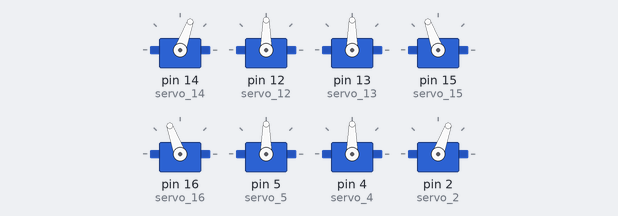
This sketch was run on a simulated Arduino Uno, built with avr-gcc and run on an emulated ATmega328P. Shown: 8 × servo.

Above: at 0.05 s.
At 1.6 s:
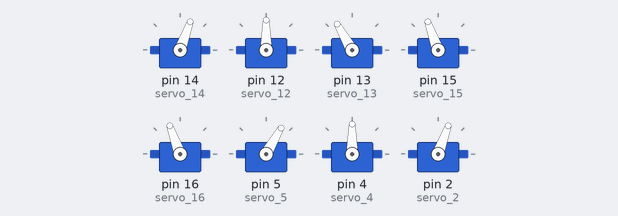
At 3.2 s:
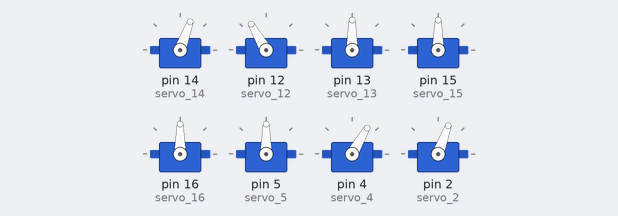
At 6.4 s:
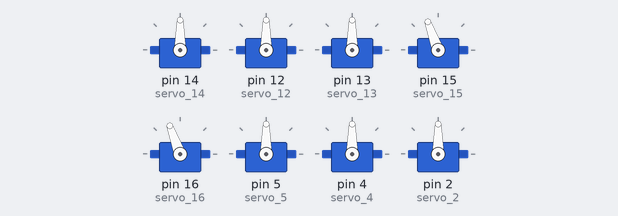
At 9.4 s:
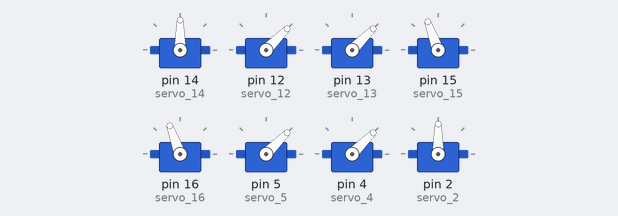
At 12.8 s:
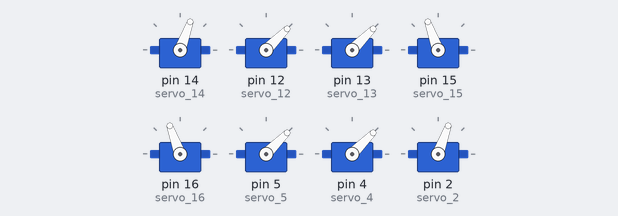
Timing chart, 0 to 16.9 s (numbered marks = the images above):
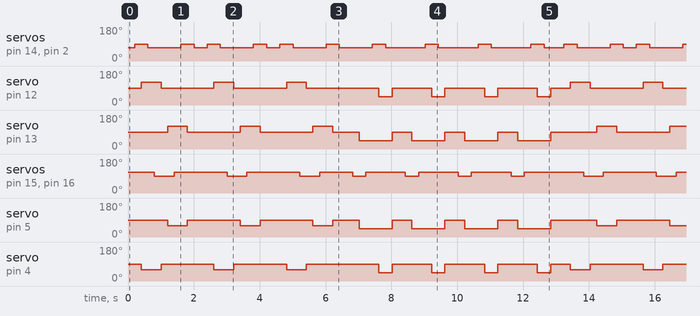

Measured:
- by itself, servo on pin 5 (servo_5): repeats every 13.0 s: 2 × (90° 1.6 s, 60° 0.60 s), 90° 0.80 s, 3 × (45° 1.0 s, 90° 0.60 s), 45° 1.0 s, 90° 1.4 s, 60° 0.60 s
- by itself, servo on pin 4 (servo_4): repeats every 13.0 s: 2 × (90° 1.6 s, 60° 0.60 s), 90° 2.2 s, 3 × (45° 0.40 s, 90° 1.2 s), 45° 0.40 s, 90° 0.60 s, 60° 0.60 s

The sketch:

5.3expand2.ino
```cpp
#include <Servo.h>
Servo servo_14;//Upper right [paw]
Servo servo_12;//Upper right [arm]
Servo servo_13;//Lower right [arm]
Servo servo_15;//Lower right [paw]
Servo servo_16;//Upper left [paw]
Servo servo_5;//Upper left [arm]
Servo servo_4;//Lower left [arm]
Servo servo_2;//Lower left [paw]


//Creates an array of action decompositions for moving forward
int array2[11][9] = { //There are 11 arrays with 9 columns
//G14  G12  G13  G15  G16  G5  G4  G2  MS （The latter is uniformly sorted according to this pin）
 {70, 90, 90, 110, 110, 90, 90, 70, 200},//Ready for standby
 {90, 90, 90, 110, 110, 90, 90, 90, 200},//Right upper paw and left lower paw are raised
 {90, 120, 90, 110, 110, 90, 60, 90, 200},//Right upper arm and left lower arm forward
 {70, 120, 90, 110, 110, 90, 60, 70, 200},//Right upper paw and left lower paw drop
 {70, 120, 90, 90, 90, 90, 60, 70, 200},//The left upper paw and right lower paw are raised
 {70, 90, 90, 90, 90, 90, 90, 70, 200},//Right upper arm and left lower arm back
 {70, 90, 120,90, 90, 60, 90, 70, 200},//Left upper arm and right lower arm forward
 {70, 90, 120,110, 110, 60, 90, 70, 200},//Left upper paw and right lower paw drop
 {90, 90, 120,110, 110, 60, 90, 90, 200},//Right upper paw and left lower paw are raised
 {90, 90, 90, 110, 110, 90, 90, 90, 200},//The upper left arm and lower right arm back
 {70, 90, 90, 110, 110, 90, 90, 70, 200},//Right upper paw and left lower paw drop
};


//Create an array of turns to the left. By default, the robot rotates 22.5 degrees
int array6[8][9] = {
//G14  G12  G13  G15  G16  G5  G4  G2  MS
{70, 90, 90, 110, 110, 90, 90, 70, 200},//Ready for standby
{90, 90, 90, 110, 110, 90, 90, 90, 200},//Right upper paw and left lower paw are raised
{90, 135, 90, 110, 110, 90,135, 90, 200},//Right upper arm forward, left lower arm back
{70, 135, 90, 110, 110, 90,135, 70, 200},//Right upper paw and left lower paw drop
{70, 135, 90, 90, 90, 90, 135, 70, 200},//The left upper paw and right lower paw are raised
{70, 135, 135, 90, 90, 135,135, 70, 200},//Put your upper left arm back and your lower right arm forward
{70, 135, 135, 110, 110, 135,135, 70, 200},//Left upper paw and right lower paw drop
{70, 90, 90, 110, 110, 90, 90, 70, 200},//Four arms rotation
};

//Create an array of actions for turning right (for setting the rotation Angle, see instructions for turning left arrays)
int array7[8][9] = {
 {70, 90, 90, 110, 110, 90, 90, 70, 200},//Ready for standby
 {70, 90, 90, 90, 90, 90, 90, 70, 200},//The left upper paw and right lower paw are raised
 {70, 90, 45, 90, 90, 45, 90, 70, 200},//The upper left arm goes forward and the lower right arm goes back
 {70, 90, 45, 110, 110, 45, 90, 70, 200},//Left upper paw and right lower paw drop
 {90, 90, 45, 110, 110, 45, 90, 90, 200},//Right upper paw and left lower paw are raised
 {90, 45, 45, 110, 110, 45, 45, 90, 200},//Right upper arm back, left lower arm forward
 {70, 45, 45, 110, 110, 45, 45, 70, 200},//Right upper paw and left lower paw drop
 {70, 90, 90, 110, 110, 90, 90, 70, 200},//Four arms rotation
};

//Sets the forward function
void forward() {
for (int i = 0; i <= 10; i = i + 1) {
servo_14.write(array2[i][0]);
servo_12.write(array2[i][1]);
servo_13.write(array2[i][2]);
servo_15.write(array2[i][3]);
servo_16.write(array2[i][4]);
servo_5.write(array2[i][5]);
servo_4.write(array2[i][6]);
servo_2.write(array2[i][7]);
delay(array2[i][8]);
}
}


//A function that sets the left turn
void turnleft() {
 for (int i = 0; i <= 7; i = i + 1) {
  servo_14.write(array6[i][0]);
  servo_12.write(array6[i][1]);
  servo_13.write(array6[i][2]);
  servo_15.write(array6[i][3]);
  servo_16.write(array6[i][4]);
  servo_5.write(array6[i][5]);
  servo_4.write(array6[i][6]);
  servo_2.write(array6[i][7]);
  delay(array6[i][8]);
 }
}

//A function that sets the right turn
void turnright() {
 for (int i = 0; i <= 7; i = i + 1) {
  servo_14.write(array7[i][0]);
  servo_12.write(array7[i][1]);
  servo_13.write(array7[i][2]);
  servo_15.write(array7[i][3]);
  servo_16.write(array7[i][4]);
  servo_5.write(array7[i][5]);
  servo_4.write(array7[i][6]);
  servo_2.write(array7[i][7]);
  delay(array7[i][8]);
 }
}


void setup(){
  servo_14.attach(14);
  servo_12.attach(12);
  servo_13.attach(13);
  servo_15.attach(15);
  servo_16.attach(16);
  servo_5.attach(5);
  servo_4.attach(4);
  servo_2.attach(2);
}

//Four edges need to repeat forward and rotation actions four times, preferentially using the traversal loop.
void loop() {
 for (int i = 0; i <= 3; i = i + 1){
   for (int i = 0; i <= 2; i = i + 1){
     forward(); //Three times forward
  }
   for (int i = 0; i <= 3; i = i + 1){
     turnright(); //One rotate it four times to the right, which is about 90 degrees
  }
 }
}
```
